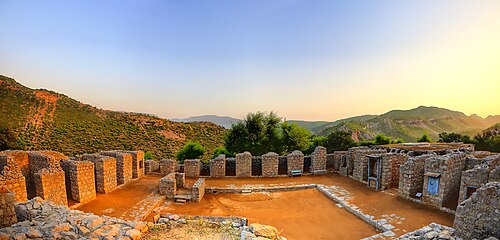
#> input picture ml-viz-ar-capture3d/source/jaulian-monastery-taxila.jpg, 500 x 240 px
$ python build_ply_reconstruction.py   (older library calls are emulated)
#> lines starting #> are read from the running program, lines starting #| are printed output that depends on the picture; after the words box and inside, x2 and y2 are one past the last pixel; in counts of white or black regions, pixels touching at a corner belong together
"""
Convert curated footage into a 3D reconstruction (.ply)
PMW Internship 2026, AI-Based 3D Reconstruction Track, Week 3, Day 1

Real multi-view Structure from Motion was tested and ruled out first
(see sfm_feasibility_test.py, only 12-17 RANSAC-verified inliers per
photo pair, not enough for real triangulation). This script instead
builds a monocular heuristic reconstruction, the same approach validated
in ml-viz-ar-capture3d/, extended here to export a real, valid .ply
point cloud file rather than just a matplotlib image.

Source photo: the Jaulian Buddhist monastery ruins at Taxila, already
sourced and verified for the ML/AR/capture-to-3D module.
"""

import numpy as np
import cv2
import os

SCRIPT_DIR = os.path.dirname(os.path.abspath(__file__))
SOURCE_PHOTO = os.path.join(SCRIPT_DIR, '..', 'ml-viz-ar-capture3d', 'source', 'jaulian-monastery-taxila.jpg')
OUT_DIR = os.path.join(SCRIPT_DIR, 'output')

photo_bgr = cv2.imread(SOURCE_PHOTO)
#> photo_bgr is the input picture: shape (240, 500, 3); mean B, G, R 132.7, 150, 166.8
photo_rgb = cv2.cvtColor(photo_bgr, cv2.COLOR_BGR2RGB)
gray = cv2.cvtColor(photo_bgr, cv2.COLOR_BGR2GRAY)
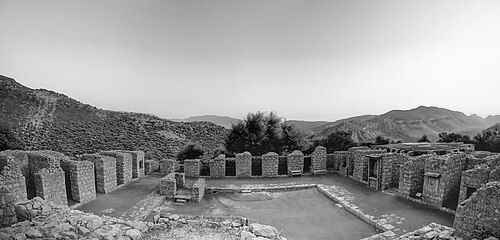
#> gray: shape (240, 500); min 0, max 253, mean 153
img_h, img_w = gray.shape
#> img_h = 240; img_w = 500
print(f"Loaded source photo: {img_w}x{img_h}")
#| Loaded source photo: 500x240

sobel_x = cv2.Sobel(gray, cv2.CV_64F, 1, 0, ksize=3)
sobel_y = cv2.Sobel(gray, cv2.CV_64F, 0, 1, ksize=3)
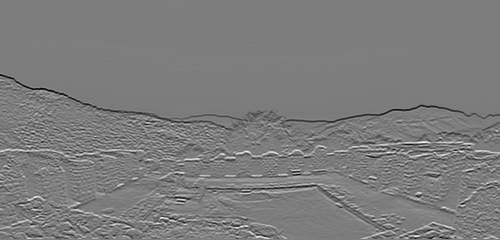
#> sobel_y: shape (240, 500) float64; min -799, max 829, mean -1.5; drawn with min black and max white
grad_mag = np.sqrt(sobel_x**2 + sobel_y**2)
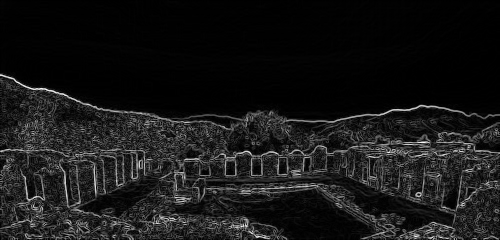
#> grad_mag: shape (240, 500) float64; min 0, max 829.1, mean 78.5; drawn with min black and max white

# Same sky/haze mask validated in ml-viz-ar-capture3d: this photo is
# sunset-lit, so brightness (not saturation) is what separates the far
# background (sky + hazy hills) from the shadowed foreground stonework.
hsv = cv2.cvtColor(photo_bgr, cv2.COLOR_BGR2HSV)
#> hsv: shape (240, 500, 3); mean H, S, V 45.8, 106.6, 183.3
brightness = hsv[:, :, 2].astype(np.float32)
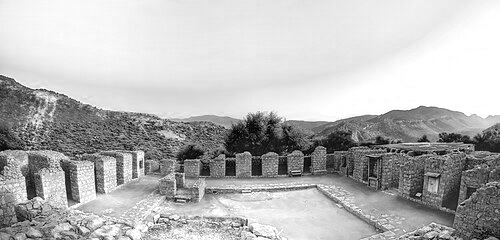
#> brightness: shape (240, 500) float32; min 0, max 255, mean 183.3
sky_mask = brightness > 205
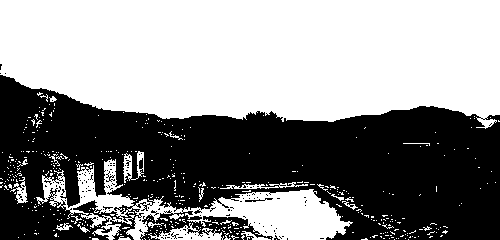
#> sky_mask: shape (240, 500) bool; 55.3% white; 136 black regions (133 under 20 px), largest, box (x1, y1, x2, y2) and area: (0, 75, 500, 240) 53247, (245, 198, 273, 202) 45, (106, 171, 115, 182) 32
print(f"Sky/haze pixels masked out: {sky_mask.sum()} of {img_h * img_w} ({100 * sky_mask.sum() / (img_h * img_w):.1f}%)")
#| Sky/haze pixels masked out: 66311 of 120000 (55.3%)

row_norm = np.linspace(0, 1, img_h).reshape(-1, 1)
#> row_norm = 240 values from 0 to 1
row_norm = np.repeat(row_norm, img_w, axis=1)
edge_strength = grad_mag / grad_mag.max()
depth_heuristic = 5.0 - 2.0 * row_norm - 0.6 * edge_strength
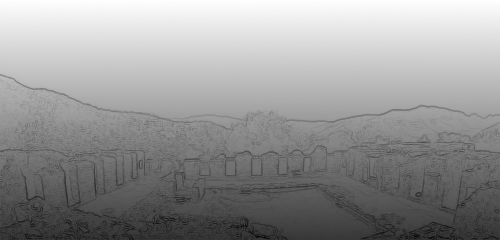
#> depth_heuristic: shape (240, 500) float64; min 2.43, max 5, mean 3.94; drawn with min black and max white
depth_heuristic = np.clip(depth_heuristic, 2.0, 5.0)
depth_heuristic[sky_mask] = np.nan

step = 2
ys, xs = np.mgrid[0:img_h:step, 0:img_w:step]
depths = depth_heuristic[0:img_h:step, 0:img_w:step]
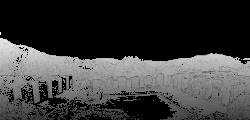
#> depths: shape (120, 250) float64; 55.42% of the values are NaN or infinite; the others: min 2.46, max 4.46, mean 3.49; drawn with min black, max white, NaN and infinite black
colors_full = photo_rgb[0:img_h:step, 0:img_w:step].reshape(-1, 3)

valid = ~np.isnan(depths.ravel())
ys, xs, depths = ys.ravel()[valid], xs.ravel()[valid], depths.ravel()[valid]
#> ys = 13375 values from 64 to 238; xs = 13375 values, max 498 at index 955, min 0 at index 0, mean 249.9; depths = 13375 values, max 4.46 at index 0, min 2.46 at index 13132, mean 3.49
colors = colors_full[valid]

focal = 400.0
cx, cy = img_w / 2.0, img_h / 2.0
#> cx = 250; cy = 120
x3d = (xs - cx) * depths / focal
#> x3d = 13375 values, max 2.49 at index 955, min -2.79 at index 0, mean -0.0155
y3d = -(ys - cy) * depths / focal
#> y3d = 13375 values, max 0.625 at index 0, min -0.886 at index 13284, mean -0.384
z3d = depths
#> z3d has the same summary as depths

num_points = len(x3d)
#> num_points = 13375
print(f"Point cloud size: {num_points} points")
#| Point cloud size: 13375 points
print(f"Depth range: {z3d.min():.2f} to {z3d.max():.2f} (relative units, not metric)")
#| Depth range: 2.46 to 4.46 (relative units, not metric)


def write_ply(path, x, y, z, rgb, comment_lines):
    """Write a standard ASCII PLY point cloud, built by hand against the
    format spec rather than pulled from a library, so every field in the
    header is something I can actually explain."""
    n = len(x)
#> n = 13375
    with open(path, 'w') as f:
        f.write("ply\n")
        f.write("format ascii 1.0\n")
        for line in comment_lines:
            f.write(f"comment {line}\n")
        f.write(f"element vertex {n}\n")
        f.write("property float x\n")
        f.write("property float y\n")
        f.write("property float z\n")
        f.write("property uchar red\n")
        f.write("property uchar green\n")
        f.write("property uchar blue\n")
        f.write("end_header\n")
        for i in range(n):
            r, g, b = rgb[i]
            f.write(f"{x[i]:.4f} {y[i]:.4f} {z[i]:.4f} {int(r)} {int(g)} {int(b)}\n")
#> this loop made 13375 passes
#> (r, g, b) on passes 1 to 3: (204, 204, 204), (204, 205, 200), (205, 204, 200)


ply_path = os.path.join(OUT_DIR, 'jaulian_monastery_taxila.ply')
write_ply(
    ply_path, x3d, y3d, z3d, colors,
    comment_lines=[
        "Jaulian Buddhist monastery ruins, Taxila",
        "PMW Internship 2026, AI-Based 3D Reconstruction Track",
        "Monocular heuristic reconstruction (not multi-view SfM), see README for method and limitations",
    ]
)
print(f"Saved: {os.path.relpath(ply_path, SCRIPT_DIR)}")

file_size_kb = os.path.getsize(ply_path) / 1024
print(f"File size: {file_size_kb:.1f} KB")
